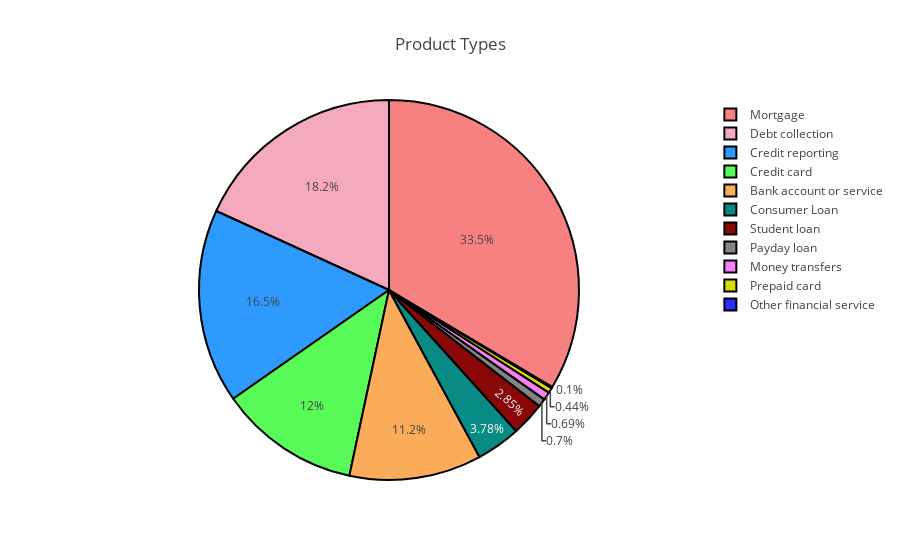

Source (notebook cell):
### Code cell
p_product_discussions = round(df["product"].value_counts() / len(df["product"]) * 100,2)

print(p_product_discussions)

labels = list(p_product_discussions.index)
values = p_product_discussions.values.tolist()
colors = ['#F78181', '#F5A9BC', '#2E9AFE', '#58FA58', '#FAAC58', '#088A85', '#8A0808', '#848484', '#F781F3', '#D7DF01', '#2E2EFE']


product_pie = go.Pie(labels=labels, values=values, 
                          marker=dict(colors=colors,
                         line=dict(color='#000000', width=2)))

layout = go.Layout(title='Product Types')

fig = go.Figure(data=[product_pie], layout=layout)
iplot(fig)

### Figure 1 — Plotly figure (JSON) as saved in the notebook; plotly's stock layout.template omitted (floating-point values rounded to 4 significant figures)
{"data": [{"labels": ["Mortgage", "Debt collection", "Credit reporting", "Credit card", "Bank account or service", "Consumer Loan", "Student loan", "Payday loan", "Money transfers", "Prepaid card", "Other financial service"], "marker": {"colors": ["#F78181", "#F5A9BC", "#2E9AFE", "#58FA58", "#FAAC58", "#088A85", "#8A0808", "#848484", "#F781F3", "#D7DF01", "#2E2EFE"], "line": {"color": "#000000", "width": 2}}, "type": "pie", "values": [33.54, 18.18, 16.52, 11.96, 11.25, 3.78, 2.85, 0.7, 0.69, 0.44, 0.1]}], "layout": {"title": "Product Types"}}
